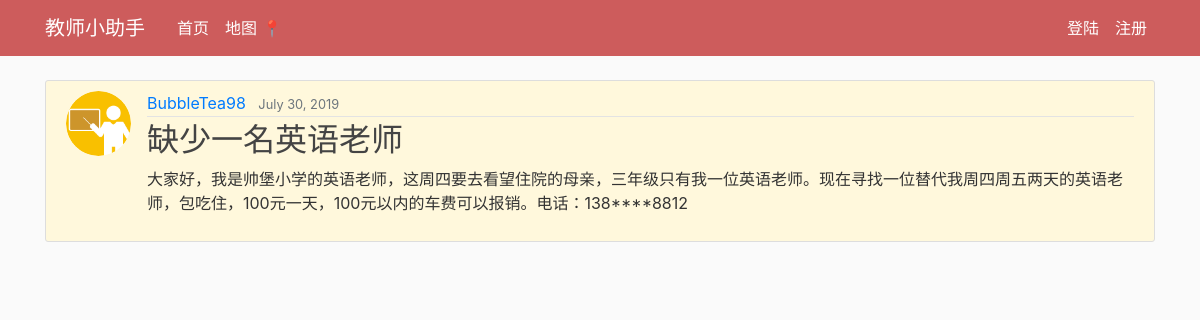
The app's page /post/2/ with its own data.
### Education/models.py (models this page shows, shortened)
class Post(models.Model):
    title = models.CharField(max_length=100)
    content =models.TextField()
    date_posted=models.DateTimeField(default=timezone.now())
    Teacher = models.ForeignKey(User, on_delete=models.CASCADE)

### users/models.py (models this page shows, shortened)
class Profile(models.Model):
    user=models.OneToOneField(User,on_delete=models.CASCADE)
    image=models.ImageField(default='default.jpg',upload_to='profile_pics')

### Education/views.py (the view)
# urls.py: path('post/<int:pk>/', PostDetailView.as_view(), name='post-detail'),
class PostDetailView(DetailView):
    model = Post

### Education/templates/Education/post_detail.html (shortened to what this page needs)
{% extends "Education/base.html"%}
{% block content%}
        <article class="media content-section">
          <img class="rounded-circle article-img" src="{{ object.Teacher.profile.image.url }}">
          <div class="media-body">
           <div class="article-metadata">
             <a class="mr-2" href="#">{{ object.Teacher }}</a>
             <small class="text-muted">{{ object.date_posted|date:"F d, Y"}}</small>
           </div>
           <h2 class="article-title" >{{ object.title }}</h2>
           <p class="article-content">{{ object.content }}</p>
          </div>
        </article>
{%endblock content %}

### Education/static/Education/main.css (style rules this page uses)
body { background: #fafafa; color: #333333; margin-top: 5rem; }
h1, h2, h3, h4, h5, h6 { color: #444444; }
.content-section { background: #fff8dc; padding: 10px 20px; border: 1px solid #dddddd; border-radius: 3px; margin-bottom: 20px; }
.article-title { color: #444444; }
.article-content { white-space: pre-line; }
.article-img { height: 65px; width: 65px; margin-right: 16px; }
.article-metadata { padding-bottom: 1px; margin-bottom: 4px; border-bottom: 1px solid #e3e3e3 }

### records on screen
Post: Teacher.profile.image (placeholder picture), Teacher "BubbleTea98", date_posted "July 30, 2019", title "缺少一名英语老师", content "大家好，我是帅堡小学的英语老师，这周四要去看望住院的母亲，三年级只有我一位英语老师。现在寻找一位替代我周四周五两天的英语老师，包吃住，100元一天，100元以内的车费可以报销。电话：138****8812"
